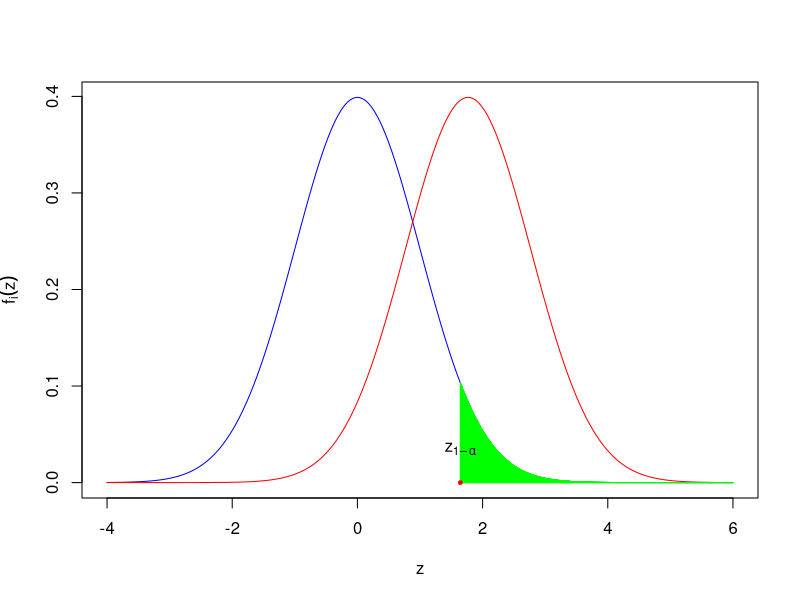
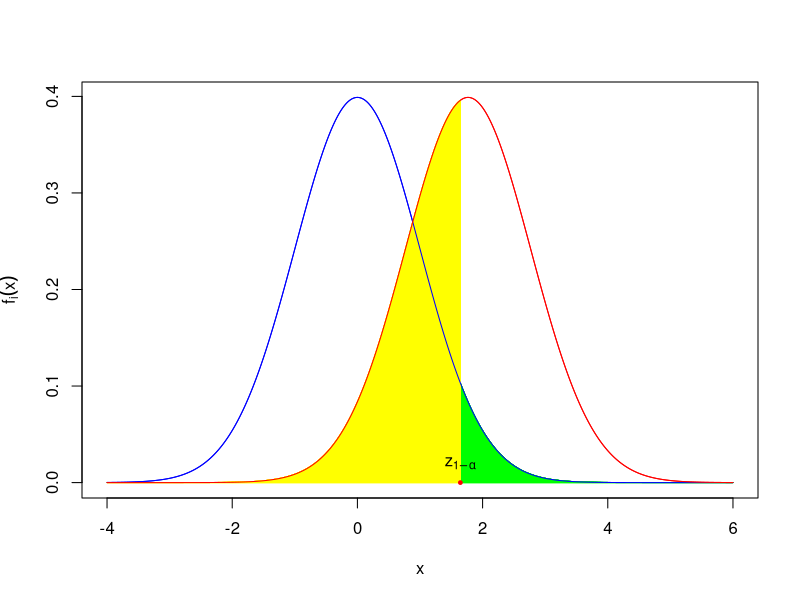
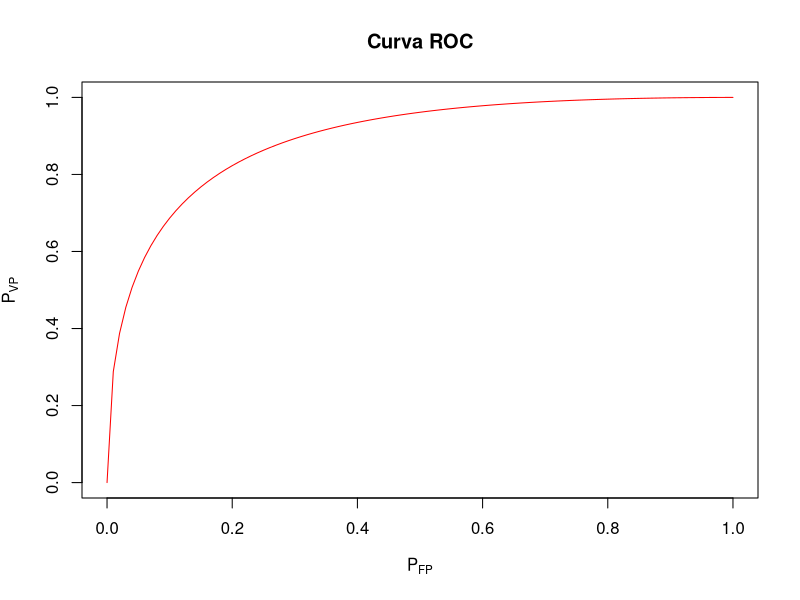
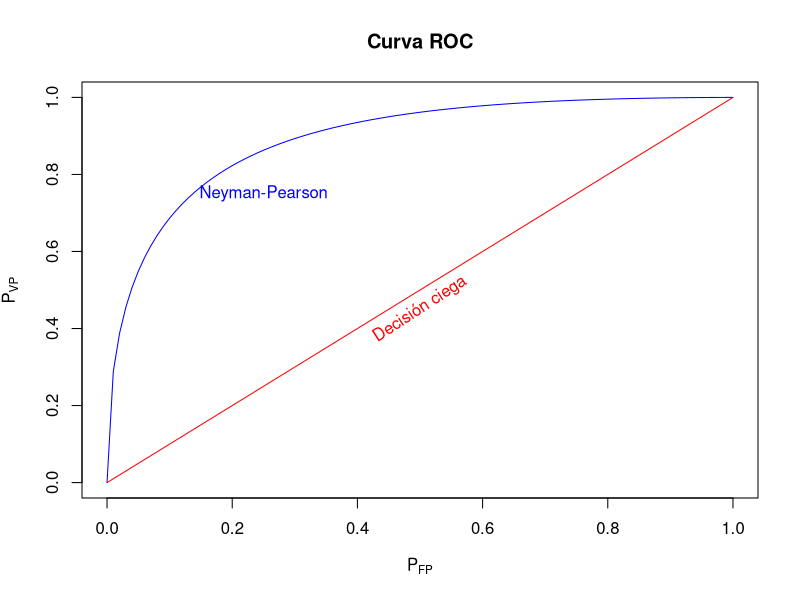
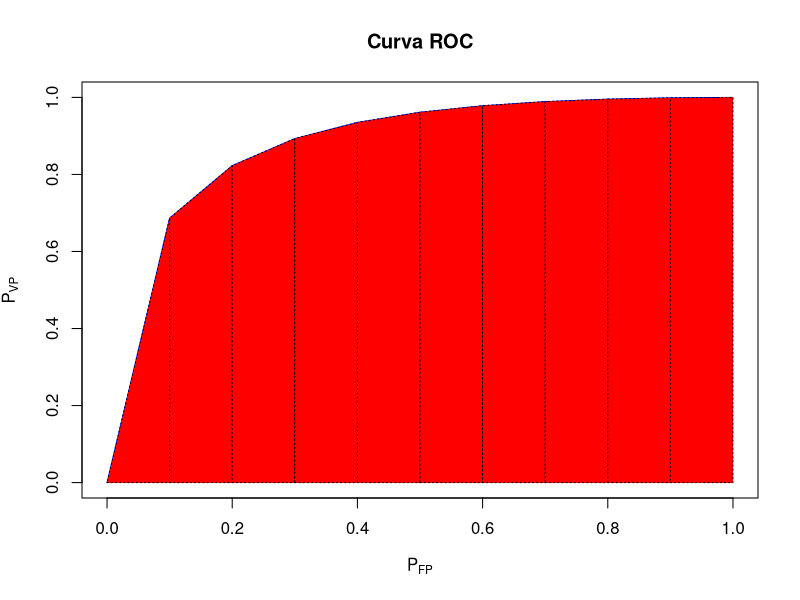
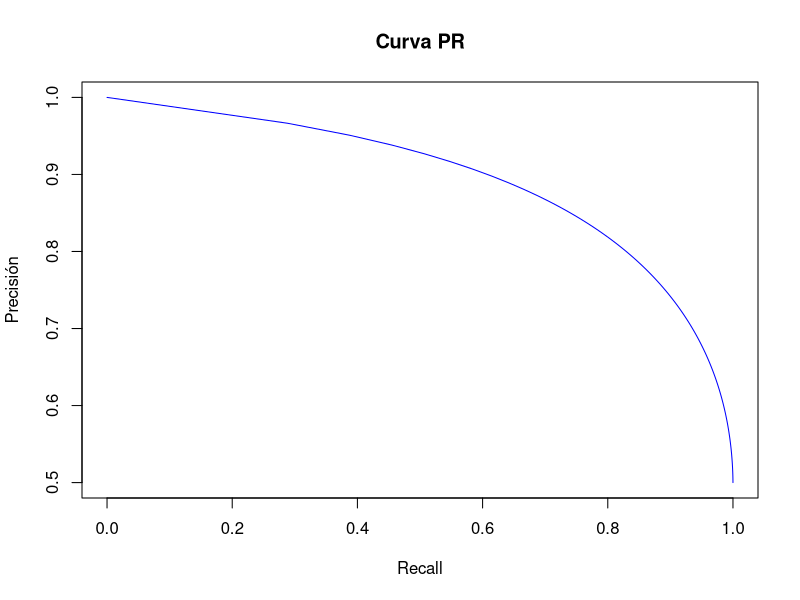
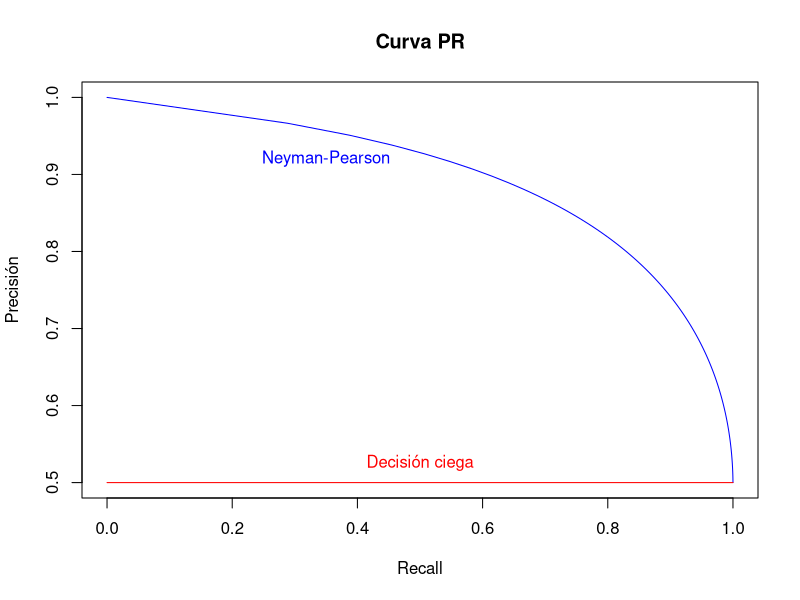

Recreate these plots in R, in order.
## ---- chunk 1
x=seq(from=-4,to=6,by=0.01)
plot(x,dnorm(x),type="l",col="blue",xlab="z",ylab=expression(f[i](z)))
lines(x,dnorm(x,(2.5-2)/(2/sqrt(50)),1),col="red")
alfa=0.05
x2=seq(from=qnorm(1-alfa),to=6,by=0.001)
for (i in 1:length(x2)){lines(c(x2[i],x2[i]),c(0,dnorm(x2[i])),col="green")}
text(x2[1],0.035,expression(z[1-alpha]))
points(x2[1],0,cex=0.5,col="red",pch=19)

## ---- chunk 2
x=seq(from=-4,to=6,by=0.01)
plot(x,dnorm(x),type="l",col="blue",xlab="x",ylab=expression(f[i](x)))
lines(x,dnorm(x,(2.5-2)/(2/sqrt(50)),1),col="red")
alfa=0.05
x2=seq(from=qnorm(1-alfa),to=6,by=0.001)
for (i in 1:length(x2)){lines(c(x2[i],x2[i]),c(0,dnorm(x2[i])),col="green")}
x3=seq(from=-4,to=qnorm(1-alfa),by=0.001)
for (i in 1:length(x3)){lines(c(x3[i],x3[i]),c(0,dnorm(x3[i],(2.5-2)/(2/sqrt(50)),1)),col="yellow")}

text(x2[1],0.02,expression(z[1-alpha]))
points(x2[1],0,cex=0.5,col="red",pch=19)
lines(x,dnorm(x),col="blue")
lines(x,dnorm(x,(2.5-2)/(2/sqrt(50)),1),col="red")


## ---- chunk 3
alphas = seq(from=0,to=1,by=0.01)
tasas.falsos.positivos=alphas
tasas.verdaderos.positivos = 1-pnorm(qnorm(1-alphas)-(2.5-2)/(2/sqrt(50)))
plot(tasas.falsos.positivos,tasas.verdaderos.positivos,type="l",xlab=expression(P[FP]),ylab=expression(P[VP]),main="Curva ROC",col="red")
## ---- chunk 4
alphas = seq(from=0,to=1,by=0.01)
tasas.falsos.positivos=alphas
tasas.verdaderos.positivos = 1-pnorm(qnorm(1-alphas)-(2.5-2)/(2/sqrt(50)))
plot(tasas.falsos.positivos,tasas.verdaderos.positivos,type="l",xlab=expression(P[FP]),ylab=expression(P[VP]),main="Curva ROC",col="blue")
text(0.25,0.75,"Neyman-Pearson",col="blue")
lines(c(0,1),c(0,1),col="red")
text(0.5,0.45,srt=33,"Decisión ciega",col="red")
## ---- chunk 5
alphas = seq(from=0,to=1,by=0.1)
tasas.falsos.positivos=alphas
tasas.verdaderos.positivos = 1-pnorm(qnorm(1-alphas)-(2.5-2)/(2/sqrt(50)))
plot(tasas.falsos.positivos,tasas.verdaderos.positivos,type="l",xlab=expression(P[FP]),ylab=expression(P[VP]),main="Curva ROC",col="blue")
for (i in 2:(length(alphas)-1)){
  polygon(c(tasas.falsos.positivos[i],tasas.falsos.positivos[i+1],tasas.falsos.positivos[i+1],tasas.falsos.positivos[i]),
          c(0,0,tasas.verdaderos.positivos[i+1],tasas.verdaderos.positivos[i]),col="red",lty=3)
}
polygon(c(0,tasas.falsos.positivos[2],tasas.falsos.positivos[2],0),c(0,0,tasas.verdaderos.positivos[2],0),col="red",lty=3)
## ---- chunk 6
alphas = seq(from=0,to=1,by=0.01)
tasas.falsos.positivos=alphas
tasas.verdaderos.positivos = 1-pnorm(qnorm(1-alphas)-(2.5-2)/(2/sqrt(50)))
precision = tasas.verdaderos.positivos/(tasas.verdaderos.positivos+tasas.falsos.positivos)
precision[1]=1
recall = tasas.verdaderos.positivos
plot(recall,precision,type="l",xlab="Recall",ylab="Precisión",main="Curva PR",col="blue")
## ---- chunk 7
alphas = seq(from=0,to=1,by=0.01)
tasas.falsos.positivos=alphas
tasas.verdaderos.positivos = 1-pnorm(qnorm(1-alphas)-(2.5-2)/(2/sqrt(50)))
precision = tasas.verdaderos.positivos/(tasas.verdaderos.positivos+tasas.falsos.positivos)
precision[1]=1
recall = tasas.verdaderos.positivos
plot(recall,precision,type="l",xlab="Recall",ylab="Precisión",main="Curva PR",col="blue")
lines(c(0,1),c(0.5,0.5),col="red")
text(0.5,0.525,"Decisión ciega",col="red")
text(0.35,0.92,"Neyman-Pearson",col="blue")
